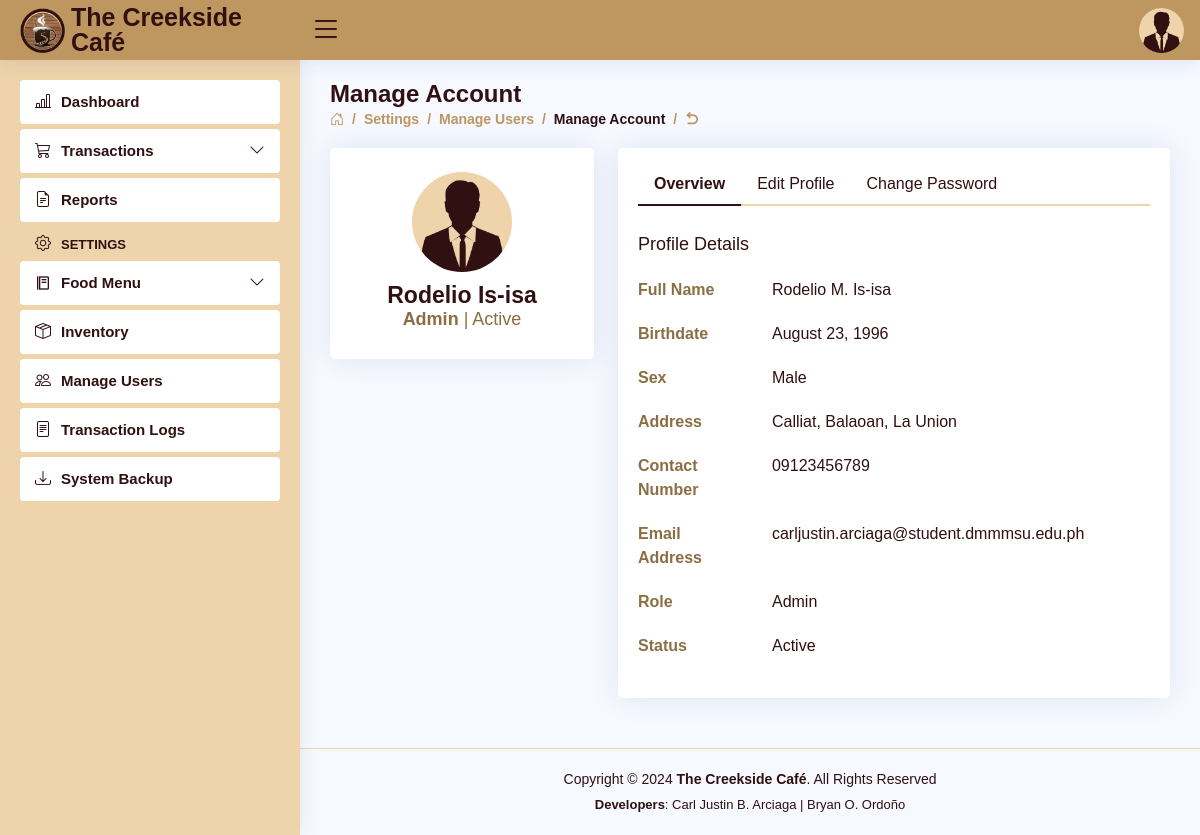
The app's page /settings-account.php (signed in) with its own data.
### tables this page shows
CREATE TABLE `users` (
  `user_id` int(11) NOT NULL AUTO_INCREMENT,
  `role` varchar(5) DEFAULT NULL,
  `activity` varchar(11) NOT NULL DEFAULT 'Active',
  `fname` varchar(30) DEFAULT NULL,
  `mname` varchar(30) DEFAULT NULL,
  `lname` varchar(30) DEFAULT NULL,
  `bdate` date DEFAULT NULL,
  `sex` varchar(6) DEFAULT NULL,
  `province` varchar(15) DEFAULT NULL,
  `municipality` varchar(30) DEFAULT NULL,
  `barangay` varchar(30) DEFAULT NULL,
  `contact_no` varchar(11) DEFAULT NULL,
  `email` varchar(50) DEFAULT NULL,
  `username` varchar(50) DEFAULT NULL,
  `password` varchar(50) DEFAULT NULL,
  PRIMARY KEY (`user_id`)
);

### settings-account.php (the view, shortened to what this page needs)
<!DOCTYPE html>
<html lang="en">
<head>
  <?php
  include 'includes/links.php';
  include 'includes/header.php';
  include 'includes/sidebar.php';
  ?>
</head>
<body>
  <main id="main" class="main">
    <div class="pagetitle">
      <h1>Manage Account</h1>
      <nav>
        <?php
        $role = $_SESSION['role'];
        if ($role === 'Admin') { ?>
          <ol class="breadcrumb">
            <li class="breadcrumb-item"><a href="dashboard.php"><i class="bi bi-house-door"></i></a></li>
            <li class="breadcrumb-item">Settings</li>
            <li class="breadcrumb-item"><a href="settings-users.php">Manage Users</a></li>
            <li class="breadcrumb-item active">Manage Account</li>
            <li class="breadcrumb-item"><a href="settings-users.php"><i class="ri ri-arrow-go-back-line"></i></a></li>
          </ol>
        <?php
        }
        ?>
      </nav>
    </div>
    <section class="section profile">
      <?php
      include 'connection.php';
      $id = $_SESSION['user_id'];
      $query = "SELECT * FROM users WHERE user_id = '$id'";
      $result = $con->query($query);
      if ($result) {
        while ($row = $result->fetch_assoc()) {
          $sex = $row['sex'];
          $name = $row['fname'] . " " . $row['lname'];
          $role = $row['role'];
          $status = $row['activity'];
          $fullname = $row['fname'] . " " . $row['mname'] . " " . $row['lname'];
          $bdate = $row['bdate'];
          $address = $row['barangay'] . ", " . $row['municipality'] . ", " . $row['province'];
          $contact_no = $row['contact_no'];
          $email = $row['email'];
      ?>
          <div class="row">
            <div class="col-xl-4">
              <div class="card">
                <div class="card-body profile-card pt-4 d-flex flex-column align-items-center">
                  <?php
                  if ($sex === 'Male') {
                    echo '<img src="assets/img/Male.png" alt="Profile" class="rounded-circle">';
                  } elseif ($sex === 'Female') {
                    echo '<img src="assets/img/Female.png" alt="Profile" class="rounded-circle">';
                  }
                  ?>
                  <h2><?php echo $name ?></h2>
                  <h3><b><?php echo $role ?></b> | <?php echo $status ?></h3>
                </div>
              </div>
            </div>
            <div class="col-xl-8">
              <div class="card">
                <div class="card-body pt-3">
                  <ul class="nav nav-tabs nav-tabs-bordered">
                    <li class="nav-item">
                      <button class="nav-link active" data-bs-toggle="tab" data-bs-target="#profile-overview">Overview</button>
                    </li>
                    <li class="nav-item">
                      <button class="nav-link" data-bs-toggle="tab" data-bs-target="#profile-edit">Edit Profile</button>
                    </li>
                    <li class="nav-item">
                      <button class="nav-link" data-bs-toggle="tab" data-bs-target="#profile-change-password">Change Password</button>
                    </li>
                  </ul>
                  <div class="tab-content pt-2">
                    <div class="tab-pane fade show active profile-overview" id="profile-overview">
                      <h5 class="card-title">Profile Details</h5>
                      <div class="row">
                        <div class="col-lg-3 col-md-4 label ">Full Name</div>
                        <div class="col-lg-9 col-md-8"><?php echo $fullname ?></div>
                      </div>
                      <div class="row">
                        <div class="col-lg-3 col-md-4 label">Birthdate</div>
                        <div class="col-lg-9 col-md-8"><?php
                                                        $dbDate = $bdate;
                                                        $date = new DateTime($dbDate);
                                                        $formattedDate = $date->format("F j, Y");
                                                        echo $formattedDate;
                                                        ?></div>
                      </div>
                      <div class="row">
                        <div class="col-lg-3 col-md-4 label">Sex</div>
                        <div class="col-lg-9 col-md-8"><?php echo $sex ?></div>
                      </div>
                      <div class="row">
                        <div class="col-lg-3 col-md-4 label">Address</div>
                        <div class="col-lg-9 col-md-8"><?php echo $address ?></div>
                      </div>
                      <div class="row">
                        <div class="col-lg-3 col-md-4 label">Contact Number</div>
                        <div class="col-lg-9 col-md-8"><?php echo $contact_no ?></div>
                      </div>
                      <div class="row">
                        <div class="col-lg-3 col-md-4 label">Email Address</div>
                        <div class="col-lg-9 col-md-8"><?php echo $email ?></div>
                      </div>
                      <div class="row">
                        <div class="col-lg-3 col-md-4 label">Role</div>
                        <div class="col-lg-9 col-md-8"><?php echo $role ?></div>
                      </div>
                      <div class="row">
                        <div class="col-lg-3 col-md-4 label">Status</div>
                        <div class="col-lg-9 col-md-8"><?php echo $status ?></div>
                      </div>
                    </div>
                              <?php
                              $sql = "SELECT * FROM province";
                              $result = mysqli_query($con, $sql);
                              ?>
                  </div>
                </div>
              </div>
            </div>
          </div>
      <?php
        }
      }
      ?>
    </section>
  </main>
  <?php include 'includes/footer.php'; ?>
</body>
</html>

### includes/header.php (shortened to what this page needs)
<header id="header" class="header fixed-top d-flex align-items-center">
  <div class="d-flex align-items-center justify-content-between">
    <a href="dashboard.php" class="logo d-flex align-items-center">
      <img src="assets/img/creekside.png" alt="">
      <span class="d-none d-lg-block">The Creekside Café</span>
    </a>
    <i class="bi bi-list toggle-sidebar-btn"></i>
  </div>
  <nav class="header-nav ms-auto">
  <?php
      include 'connection.php';
      $username = $_SESSION['username'];
      $query = "SELECT * FROM users WHERE username = '$username'";
      $result = $con->query($query);
      if ($result) {
        while ($row = $result->fetch_assoc()) {
          $sex = $row['sex'];
          ?>
    <ul class="d-flex align-items-center">
      <li class="nav-item dropdown pe-3">
        <a class="nav-link nav-profile d-flex align-items-center pe-0" href="#" data-bs-toggle="dropdown">
          <?php
            if ($sex === 'Male') {
                echo '<img src="assets/img/Male.png" alt="Profile" class="rounded-circle">';
            } elseif ($sex === 'Female') {
                echo '<img src="assets/img/Female.png" alt="Profile" class="rounded-circle">';
            }
          ?>
        </a>
  <?php
        }
      }
  ?>
      </li>
    </ul>
  </nav>
</header>

### assets/css/style.css (style rules this page uses)
:root { scroll-behavior: smooth; }
body { font-family: "Open Sans", sans-serif; background: #f6f9ff; color: #444444; }
a { color: #4154f1; text-decoration: none; }
h1, h2, h3, h4, h5, h6 { font-family: "Nunito", sans-serif; }
#main { margin-top: 60px; padding: 20px 30px; transition: all 0.3s; }
.pagetitle { margin-bottom: 10px; }
.pagetitle h1 { font-size: 24px; margin-bottom: 0; font-weight: 600; color: #301011; }
.card { margin-bottom: 30px; border: none; border-radius: 5px; box-shadow: 0px 0 30px rgba(1, 41, 112, 0.1); }
.card-title { padding: 20px 0 15px 0; font-size: 18px; font-weight: 500; color: #301011; font-family: "Poppins", sans-serif; }
.card-body { padding: 0 20px 20px 20px; color: #301011; }
.breadcrumb { font-size: 14px; font-family: "Nunito", sans-serif; color: #be965f; font-weight: 600; }
.breadcrumb a { color: #be965f; transition: 0.3s; }
.breadcrumb .breadcrumb-item::before { color: #be965f; }
.breadcrumb .active { color: #301011; font-weight: 600; }
.nav-tabs-bordered { border-bottom: 2px solid #efd3ab; }
.nav-tabs-bordered .nav-link { margin-bottom: -2px; border: none; color: #301011; }
.nav-tabs-bordered .nav-link.active { background-color: #fff; color: #301011; font-weight: 600; border-bottom: 2px solid #301011; }
.logo { line-height: 1; }
@media (min-width: 1200px) { .logo { width: 280px; } }
.logo img { max-height: 45px; margin-right: 6px; }
.logo span { font-size: 25px; font-weight: 700; color: #301011; font-family: "Nunito", sans-serif; }
.header { transition: all 0.5s; z-index: 997; height: 60px; box-shadow: 0px 2px 20px rgba(1, 41, 112, 0.1); background-color: #be965f; padding-left: 20px; }
.header .toggle-sidebar-btn { font-size: 32px; padding-left: 10px; cursor: pointer; color: #301011; }
.header-nav ul { list-style: none; }
.header-nav>ul { margin: 0; padding: 0; }
.header-nav .nav-profile { color: #301011; }
.header-nav .nav-profile img { max-height: 45px; }
@media (min-width: 1200px) { #main, #footer { margin-left: 300px; } }
.profile .profile-card img { max-width: 100px; }
.profile .profile-card h2 { font-size: 23px; font-weight: 700; color: #301011; margin: 10px 0 0 0; }
.profile .profile-card h3 { text-transform: capitalize; font-size: 18px; color: #8d6e42; }
.profile .profile-overview .row { margin-bottom: 20px; font-size: 16px; }
.profile .profile-overview .card-title { color: #301011; }
.profile .profile-overview .label { font-weight: 600; font-size: 16px; color: #8d6e42; }

### records on screen
users: name "Rodelio Is-isa", role "Admin", activity "Active", fullname "Rodelio M. Is-isa", bdate "August 23, 1996", sex "Male", address "Calliat, Balaoan, La Union", contact_no "09123456789", email "carljustin.arciaga@student.dmmmsu.edu.ph"
